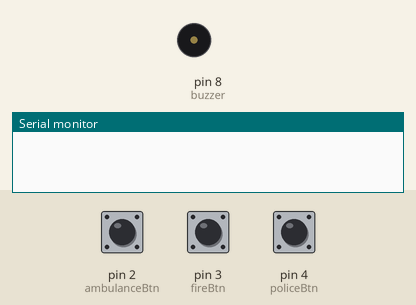
Recording of a sketch running on a simulated Arduino Uno, built with avr-gcc and run on an emulated ATmega328P. On the bench: buzzer (waves = sounding), the last lines printed to the serial monitor. The test bench sets the inputs (shaded band); at power-on: pin 2 (ambulanceBtn) HIGH, pin 3 (fireBtn) HIGH, pin 4 (policeBtn) HIGH.

Above: at 1.2 s.
1.3 s: pin 2 (ambulanceBtn) pulled LOW for 1 s
At 1.7 s:
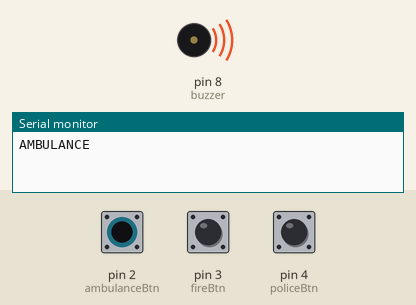
3.8 s: pin 3 (fireBtn) pulled LOW for 3.2 s
At 8.2 s:
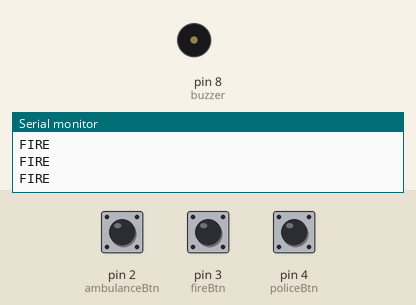
8.5 s: pin 4 (policeBtn) pulled LOW for 0.15 s
At 8.9 s:
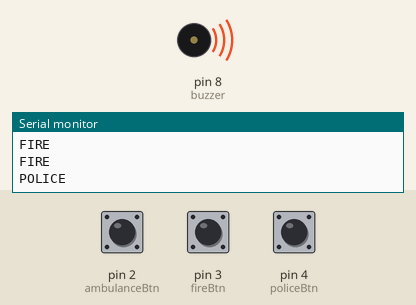
10.1 s: pin 4 (policeBtn) pulled LOW for 3.2 s
At 14.5 s:
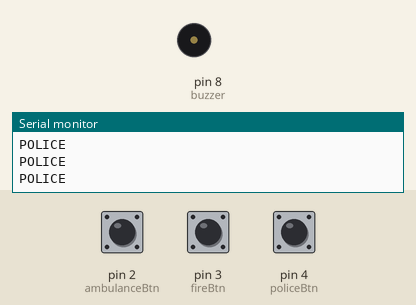
14.8 s: pin 2 (ambulanceBtn) pulled LOW for 3.2 s
At 15.2 s:
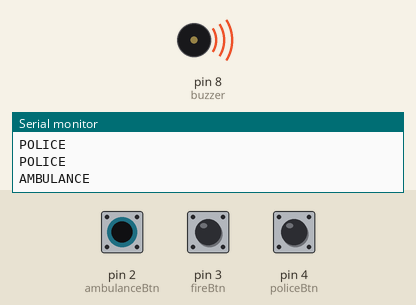
Timing chart, 0 to 19.8 s (numbered marks = the images above; inputs shaded):
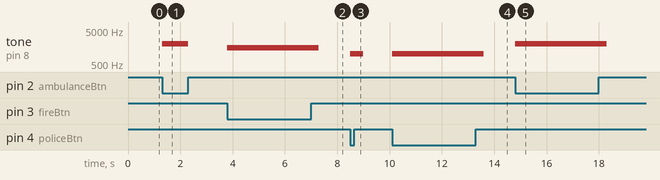

The sketch:

cao_arduino_code.ino
```cpp
#define ambulanceBtn 2
#define fireBtn 3
#define policeBtn 4
#define buzzer 8
void setup() {
  Serial.begin(9600);
  pinMode(ambulanceBtn, INPUT_PULLUP);
  pinMode(fireBtn, INPUT_PULLUP);
  pinMode(policeBtn, INPUT_PULLUP);
  pinMode(buzzer, OUTPUT);
}
void loop() {
  if (digitalRead(ambulanceBtn) == LOW) {
    Serial.println("AMBULANCE");
    tone(buzzer, 2000);
    delay(500);
    noTone(buzzer);
  }
  else if (digitalRead(fireBtn) == LOW) {
    Serial.println("FIRE");
    tone(buzzer, 1500);
    delay(500);
    noTone(buzzer);
  }
  else if (digitalRead(policeBtn) == LOW) {
    Serial.println("POLICE");
    tone(buzzer, 1000);
    delay(500);
    noTone(buzzer);
  }
}
```

Measured:
- after the input at 1.3 s, tone on pin 8 (buzzer): silent → 2000 Hz at once, → silent 1.0 s later
- after the input at 3.8 s, tone on pin 8 (buzzer): silent → 1500 Hz at once, → silent 3.5 s later
- after the input at 8.5 s, tone on pin 8 (buzzer): silent → 1000 Hz at once, → silent 0.50 s later
- after the input at 10.1 s, tone on pin 8 (buzzer): silent → 1000 Hz at once, → silent 3.5 s later
- after the input at 14.8 s, tone on pin 8 (buzzer): silent → 2000 Hz at once, → silent 3.5 s later
